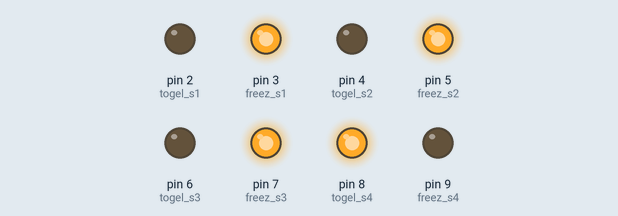
A sketch run on a simulated Arduino Uno, built with avr-gcc and run on an emulated ATmega328P. On the bench: output pins drawn as LEDs (lit = HIGH).

Above: at 0.2 s.
At 1.4 s:
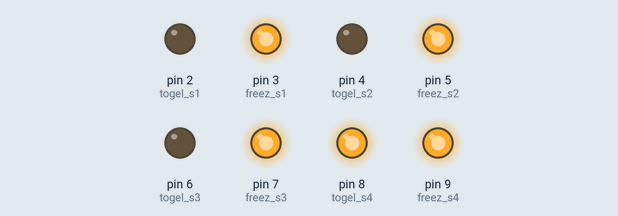
At 2.6 s:
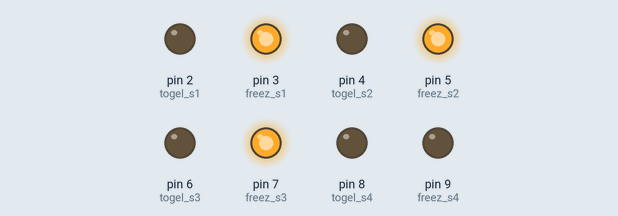
At 3.5 s:
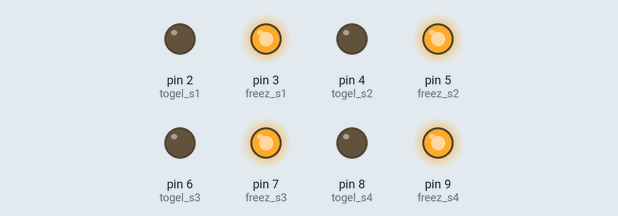
Timing chart, 0 to 5.6 s (numbered marks = the images above):
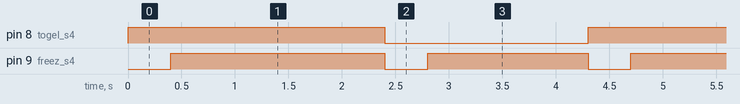

Measured:
- by itself, pin 8 (togel_s4): alternates HIGH for 2.4 s and LOW for 1.9 s
- by itself, pin 9 (freez_s4): repeats every 4.3 s: LOW 0.40 s, HIGH 1.5 s, LOW 0.40 s, HIGH 2.0 s
- by itself, everything shown: repeats every 4.3 s, in 4 steps

The sketch:

test.ino
```cpp
#define togel_s1 2
#define freez_s1 3
#define togel_s2 4
#define freez_s2 5
#define togel_s3 6
#define freez_s3 7
#define togel_s4 8
#define freez_s4 9

void setup() {
  pinMode(togel_s1,OUTPUT);
  pinMode(freez_s1,OUTPUT);
  pinMode(togel_s2,OUTPUT);
  pinMode(freez_s2,OUTPUT);
  pinMode(togel_s3,OUTPUT);
  pinMode(freez_s3,OUTPUT);
  pinMode(togel_s4,OUTPUT);
  pinMode(freez_s4,OUTPUT);
  // put your setup code here, to run once:
  digitalWrite(freez_s1,HIGH);
  digitalWrite(freez_s2,HIGH);
  digitalWrite(freez_s3,HIGH);
  digitalWrite(freez_s4,HIGH);

}

void loop() {
  digitalWrite(togel_s4,HIGH);
  digitalWrite(freez_s4,LOW);
  delay(400);

  digitalWrite(freez_s4,HIGH);
  delay(2000);

  digitalWrite(togel_s4,LOW);
  digitalWrite(freez_s4,LOW);
  delay(400);

  digitalWrite(freez_s4,HIGH);
  delay(1500);

  // put your main code here, to run repeatedly:

}
```
